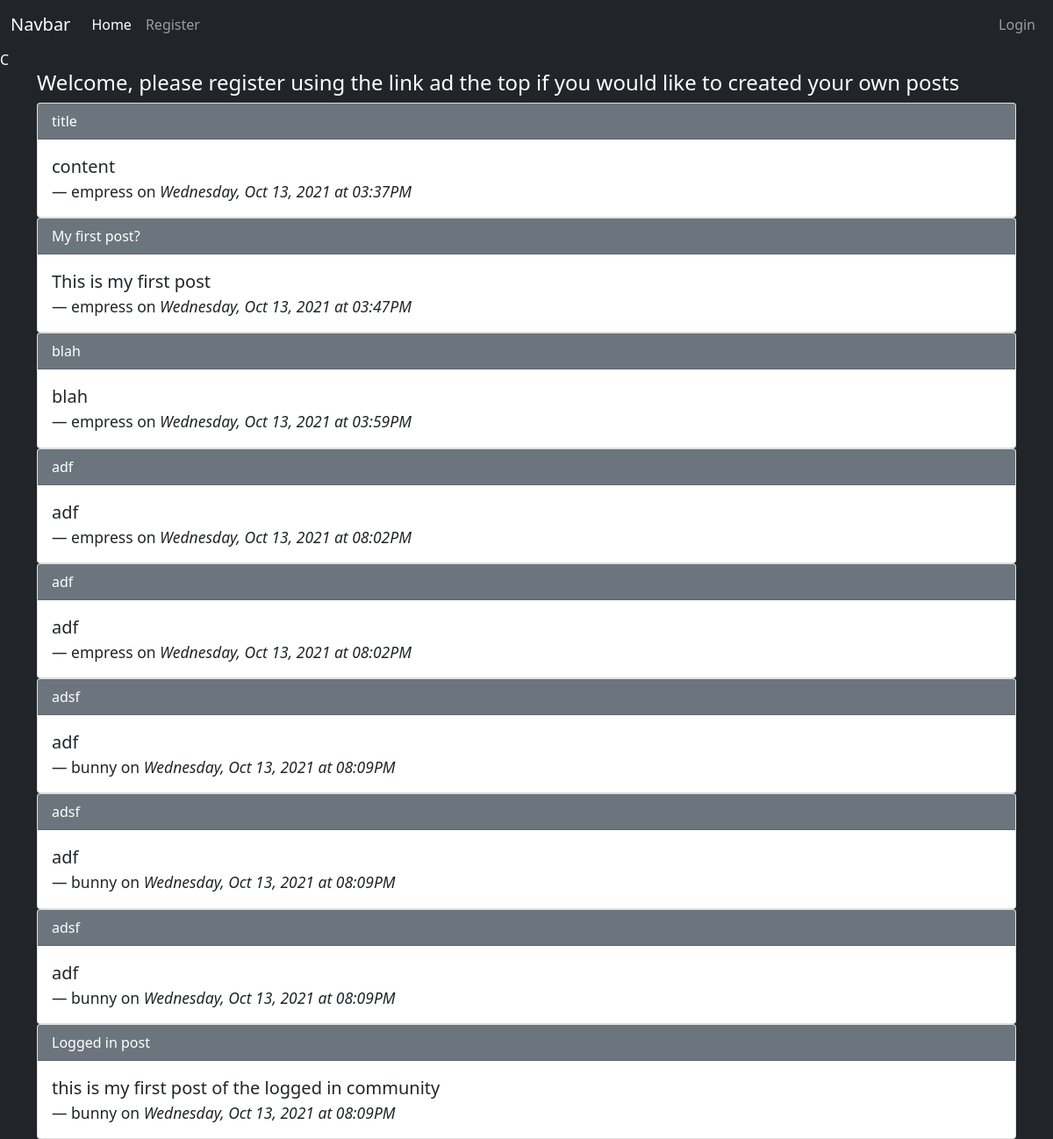
Before: / with the older database file.
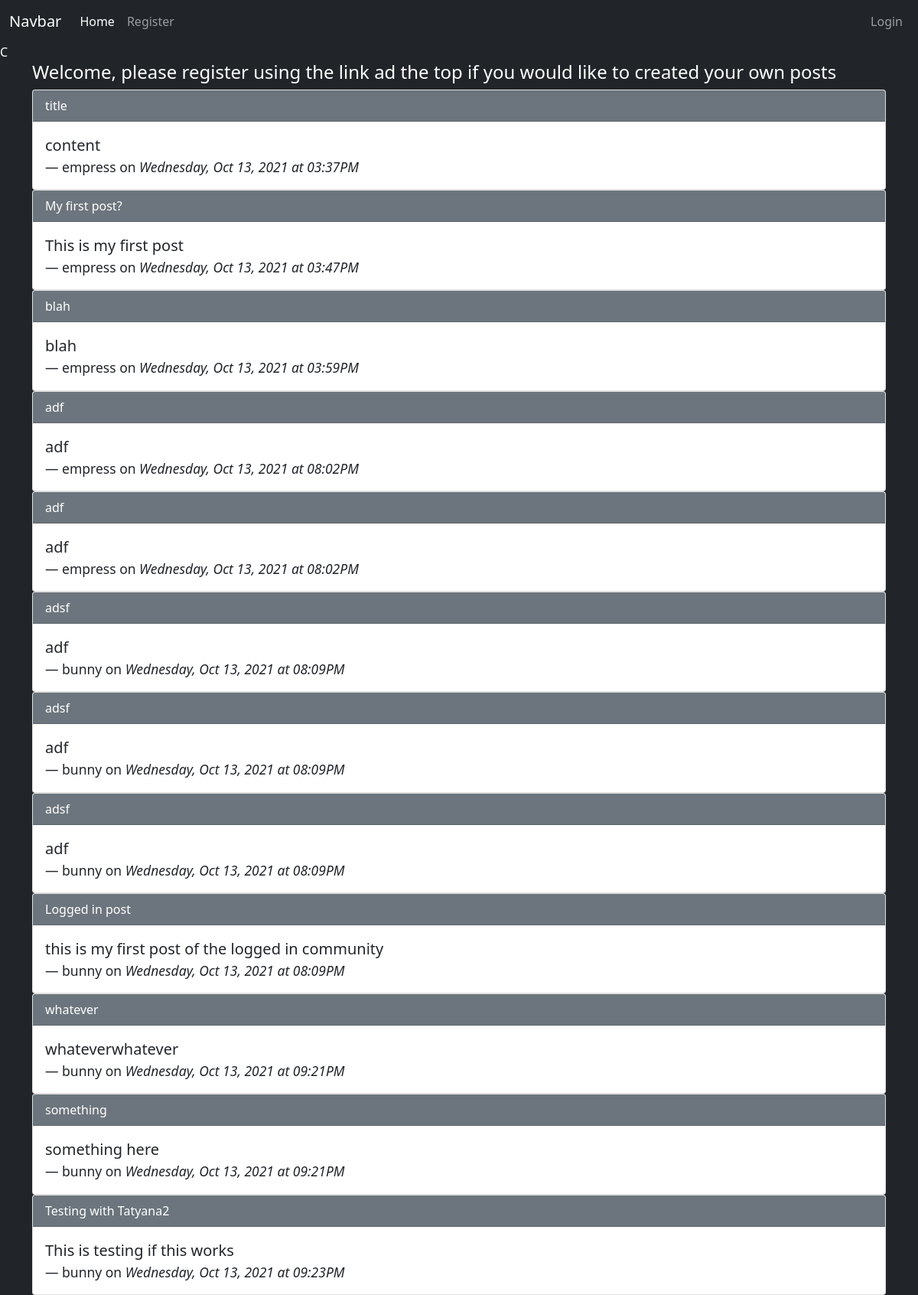
After: the same page with the newer database file.
### app/models.py (models this page shows, shortened)
class Post(db.Model):
  id = db.Column(db.Integer, primary_key=True)
  title = db.Column(db.String(200))
  content = db.Column(db.String(300))
  date_created = db.Column(db.DateTime, nullable=False, default=datetime.utcnow)
  user_id = db.Column(db.Integer, db.ForeignKey('user.id'), nullable=False)

class User(db.Model, UserMixin):
  id = db.Column(db.Integer, primary_key=True)
  username = db.Column(db.String(150), nullable=False, unique=True)
  email = db.Column(db.String(150), nullable=False, unique=True)
  password = db.Column(db.String(256), nullable=False)
  posts = db.relationship('Post', backref='author', lazy=True)

### app/routes.py (the view)
@app.route('/')
def index():
  title = 'Coding Temple Flask'
  posts = Post.query.all()
  return render_template('index.html', title=title, posts=posts)

### app/templates/index.html
{% extends 'base.html' %}
{% block content %}
{% if current_user.is_authenticated %}
<h4>Welcome {{ current_user.username }} </h4>
{% else %}
<h4>Welcome, please register using the link ad the top if you would like to created your own posts</h4>
{% endif %}
{% for p in posts %}
  <div class="card">
    <div class="card-header bg-secondary">
     {{ p.title }}
    </div>
    <div class="card-body ">
      <blockquote class="blockquote mb-0 text-dark">
        <p>{{ p.content }}</p>
        <footer class="blockquote-footer text-dark">{{ p.author.username }} on <cite title="Source Title">
          {{ p.date_created.strftime('%A, %b %d, %Y at %I:%M%p') }}
      </cite></footer>
  </blockquote>
  </div>
</div>
{% endfor %}
{% endblock content %}

### app/templates/base.html (shortened to what this page needs)
<!DOCTYPE html>
<html lang="en">
<head>
<link rel="stylesheet" href="https://cdnjs.cloudflare.com/ajax/libs/twitter-bootstrap/5.1.0/css/bootstrap.min.css">
<link rel="stylesheet" href="https://cdnjs.cloudflare.com/ajax/libs/font-awesome/5.15.4/css/all.min.css">
</head>
<body>
<body class= 'bg-dark text-white'>
  {% include 'nav.html' %}
<div class="container">
  {% block content %}
  {% endblock content %}
</div>
</body>
</html>

### app/templates/nav.html (shortened to what this page needs)
<nav class="navbar navbar-expand-lg navbar-dark bg-dark">
  <div class="container-fluid">
    <a class="navbar-brand" href="#">Navbar</a>
    <div class="collapse navbar-collapse" id="navbarSupportedContent">
      <ul class="navbar-nav me-auto mb-2 mb-lg-0">
        <li class="nav-item">
          <a class="nav-link active" aria-current="page" href="/">Home</a>
        </li>
        {% if current_user.is_authenticated %}
        <li class="nav-item">
          <a class="nav-link" href="/products">Products</a>
        </li>
        <li class="nav-item">
          <a class="nav-link" href="/createpost">Create Post</a>
        </li>
        {% else %}
        <li class="nav-item">
          <a class="nav-link" href="/register">Register</a>
        </li>
        {% endif %}
      </ul>
      <ul class="navbar-nav ms-auto">
        {% if current_user.is_authenticated %}
        <li class="nav-item dropdown">
          <a class="nav-link dropdown-toggle" href="#" id="navbarDropdown" role="button" data-bs-toggle="dropdown" aria-expanded="false">
            Dropdown
          </a>
          <ul class="dropdown-menu dropdown-menu-end" aria-labelledby="navbarDropdown">
            <li><a class="dropdown-item" href="#">Action</a></li>
            <li><a class="dropdown-item" href="#">Another action</a></li>
            <li><hr class="dropdown-divider"></li>
            <li><a class="dropdown-item" href="/logout">Logout</a></li>
          </ul>
        </li>
        {% else %}
        <li class="nav-item">
          <a class="nav-link" href="/login">Login</a>
        </li>
        {% endif %}
      </ul>
    </div>
  </div>
</nav>
C

Changed rows visible on the page:
added Post: title "whatever", content "whateverwhatever", author.username "bunny", date_created "Wednesday, Oct 13, 2021 at 09:21PM"
added Post: title "something", content "something here", author.username "bunny", date_created "Wednesday, Oct 13, 2021 at 09:21PM"
added Post: title "Testing with Tatyana2", content "This is testing if this works", author.username "bunny", date_created "Wednesday, Oct 13, 2021 at 09:23PM"
